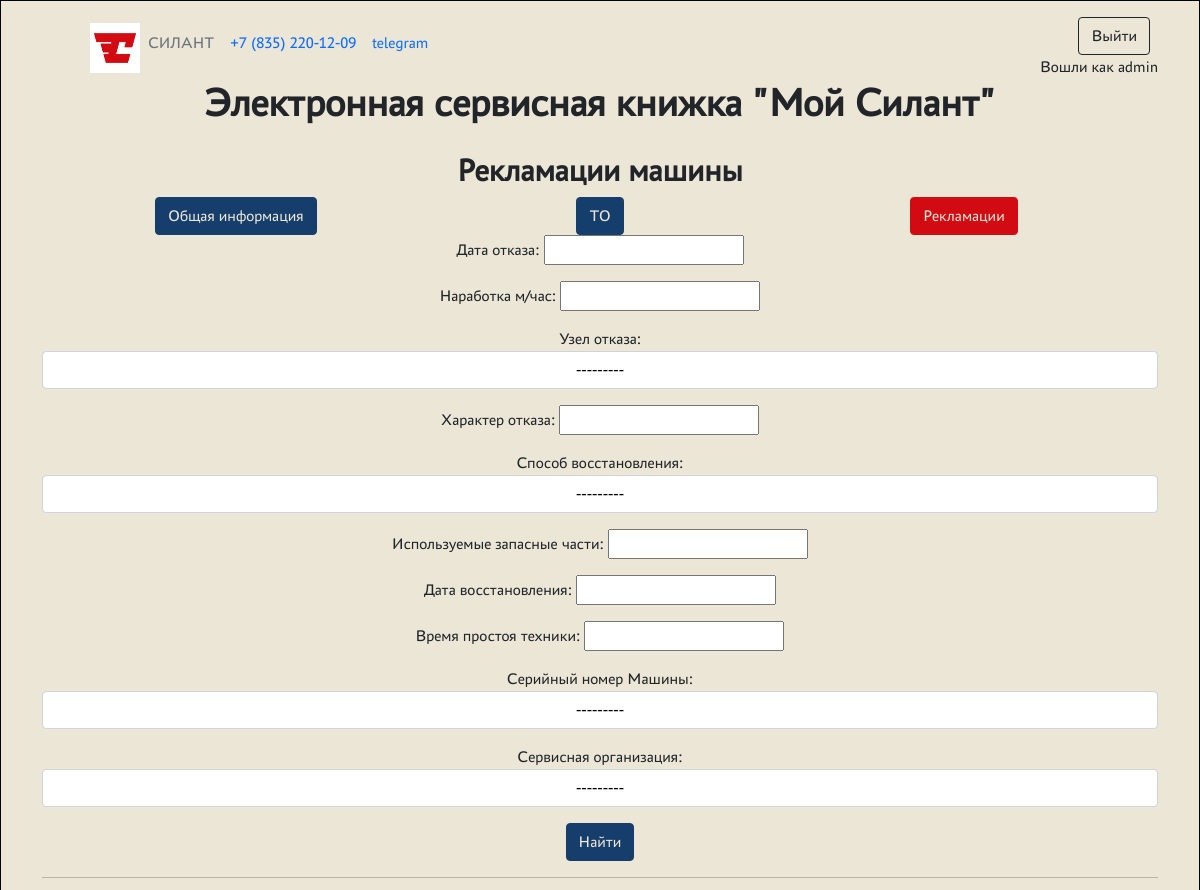
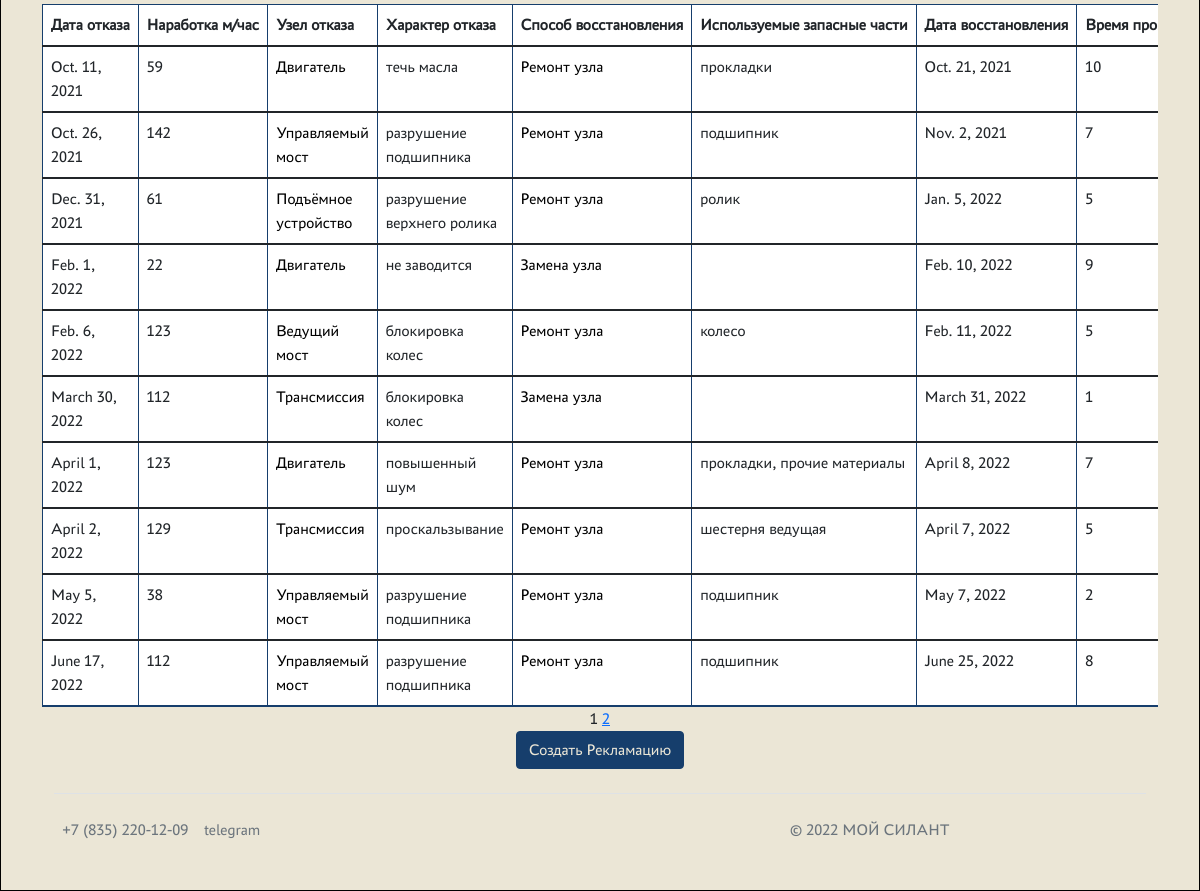
The page /cars/complaints/ (signed in) on the database its author committed (2 pictures, top to bottom).
### backend/models.py (models this page shows, shortened)
class Complaints(models.Model):
    date_of_refusal = models.DateField(verbose_name='Дата отказа')
    operating_time = models.IntegerField(verbose_name='Наработка м/час')
    failure_node = models.ForeignKey(Failure_node, on_delete=models.CASCADE, verbose_name='Узел отказа')
    description_failure = models.TextField(max_length=1024, verbose_name='Характер отказа')
    recovery_method = models.ForeignKey(Recovery_method, on_delete=models.CASCADE, verbose_name='Способ восстановления')
    parts_used = models.TextField(verbose_name='Используемые запасные части', null = True, blank=True)
    date_of_restoration = models.DateField(verbose_name='Дата восстановления')
    equipment_downtime = models.IntegerField(verbose_name='Время простоя техники', null = True, blank=True, editable=False)
    car = models.ForeignKey(Car, on_delete=models.CASCADE, verbose_name='Машина')
    service_company = models.ForeignKey(Service_company, on_delete=models.CASCADE, verbose_name='Сервисная организация')
    class Meta:
        verbose_name = 'Рекламации'
        verbose_name_plural = 'Рекламации'
        ordering = ['date_of_refusal']
        permissions = (
            ('view_complaints_noclient', 'complaints view no client'),
            ('view_complaints_noservice', 'Can view no service')
        )

class Base_dictionary(models.Model):
    name = models.TextField(unique=True, verbose_name='Название')
    description = models.TextField(blank=True, verbose_name='Описание')
    class Meta:
        abstract = True
    def __str__(self):
        return f'{self.name}'

class Failure_node(Base_dictionary):
    class Meta:
        verbose_name = 'Узел отказа'
        verbose_name_plural = 'Узлы отказа'

class Recovery_method(Base_dictionary):
    class Meta:
        verbose_name = 'Способ восстановления'
        verbose_name_plural = 'Способы восстановления'

### backend/views.py (the view)
# urls.py: path('complaints/', ComplaintsListView.as_view()),
class ComplaintsListView(LoginRequiredMixin, ListView):
    model = Complaints
    form_class = ComplaintsForm
    ordering = 'date_of_refusal'
    template_name = 'complaints/complaints.html'
    permission_required = ('silant.view_complaints',)
    context_object_name = 'complaints'
    paginate_by = 10
    def get_queryset(self):
        queryset = super().get_queryset()
        if self.request.user.is_authenticated:
            if self.request.user.has_perm('silant.view_complaints_noclient') == False:
                queryset = Complaints.objects.filter(car__client__user=self.request.user)
            else:
                if self.request.user.has_perm('silant.view_complaints_noservice') == False:
                    queryset = Complaints.objects.filter(service_company__user=self.request.user)
            self.filterset = ComplaintsFilter(self.request.GET, queryset)
        else:
            if not bool(self.request.GET):
                queryset = Complaints.objects.none()
        return self.filterset.qs
    def get_context_data(self, **kwargs):
        context = super().get_context_data(**kwargs)
        context['filterset'] = self.filterset
        return context

### backend/models.py (called while the page is built)
    def __str__(self):
        return f'{self.serial_number}'

### templates/complaints/complaints.html (shortened to what this page needs)
{% extends 'flatpages/default.html' %}
{% block content %}
    <h2><b>Рекламации машины</b></h2>
    {% if user.is_authenticated %}
    <div class="container">
        <div class="row">
        <div class="col">
            <a class="btn btn-silant-blue" href="/cars/">Общая информация</a>
        </div>
        <div class="col">
            <a class="btn btn-silant-blue" href="/cars/maintenances/">ТО </a>
        </div>
        <div class="col">
            <a class="btn btn-silant-red">Рекламации</a>
        </div>
        </div>
    </div>
    {% endif %}
   <form action="" method="get">
        {{ filterset.form.as_p }}
        <input class="btn btn-silant-blue" type="submit" value="Найти" />
    </form>
    <hr>
    {% if complaints %}
        <table class="table">
            <thead>
                <tr>
                    <th scope="col">Дата отказа</th>
                    <th scope="col">Наработка м/час</th>
                    <th scope="col">Узел отказа</th>
                    <th scope="col">Характер отказа</th>
                    <th scope="col">Способ восстановления</th>
                    <th scope="col">Используемые запасные части</th>
                    <th scope="col">Дата восстановления</th>
                    <th scope="col">Время простоя техники</th>
                </tr>
            </thead>
            {% for complaint in complaints %}
                <tbody>
                    <tr>
                        <td>{{ complaint.date_of_refusal }}</td>
                        <td>{{ complaint.operating_time }}</td>
                        <td><a href="dictionary/failureNode/{{complaint.failure_node.id}}/">{{ complaint.failure_node }}</a></td>
                        <td>{{ complaint.description_failure }}</td>
                        <td><a href="dictionary/recoveryMethod/{{complaint.recovery_method.id}}/">{{ complaint.recovery_method }}</a></td>
                        <td>{{ complaint.parts_used }}</td>
                        <td>{{ complaint.date_of_restoration }}</td>
                        <td>{{ complaint.equipment_downtime }}</td>
                    </tr>
                </tbody>
            {% endfor %}
        </table>
    {% else %}
        <h2>Данных пока нет</h2>
    {% endif %}
   {{ page_obj.number }}
   {% if page_obj.has_next %}
       <a href="?page={{ page_obj.next_page_number }}">{{ page_obj.next_page_number }}</a>
   {% endif %}
    <div class="container">
        <div class="row">
            {% if perms.silant.add_complaints %}
                <div class="col">
                    <a class="btn btn-silant-blue" href="/cars/complaints/create/">Создать Рекламацию</a>
                </div>
            {% endif %}
        </div>
    </div>
{% endblock content %}

### templates/flatpages/default.html (shortened to what this page needs)
<!DOCTYPE html>
{% load static %}
<html lang="ru">
<head>
    <link href="{% static 'css/styles.css' %}" rel="stylesheet" />
    <link href="{% static 'css/custom.css' %}" rel="stylesheet" />
</head>
<body>
    <div class="wrapper">
        <header class="p-3 bg-silant-sands text-header">
            <div class="container">
                <div class="d-flex flex-wrap align-items-center justify-content-center justify-content-lg-start">
                    <a href="/" class="d-flex align-items-center mb-2 mb-lg-0 text-header text-decoration-none">
                        <svg class="bi me-2" width="40" height="32" role="img" aria-label="Bootstrap"><use xlink:href="#bootstrap"></use></svg>
                    </a>
                    <ul class="nav col-12 col-lg-auto me-lg-auto mb-2 justify-content-center mb-md-0">
                        <li><img width="50px" height="50px" src="{% static 'media/LogotypeRed.jpg' %}"></li>
                        <li><a href="/cars/" class="nav-link px-2 text-secondary">СИЛАНТ</a></li>
                        <li><a href="tel:88352201209" class="nav-link px-2 text-header">+7 (835) 220-12-09</a></li>
                        <li><a href="https://t.me/chzsa21" class="nav-link px-2 text-header">telegram</a></li>
                    </ul>
                    <div class="text-end">
                        {% if user.is_authenticated %}
                            <ul class="navbar-nav ms-auto">
                                <li class="nav-item">
                                    <a class="btn btn-outline-dark me-2 text-header" href="/accounts/logout/">Выйти</a>
                                </li>
                            </ul>
                            Вошли как {{ request.user.username }}
                        {% else %}
                            <ul class="navbar-nav ms-auto">
                                <li class="nav-item">
                                    <a class="btn btn-outline-dark me-2" href="/accounts/login/">Войти</a>
                                </li>
                            </ul>
                        {% endif %}
                    </div>
                </div>
                <div class="nav col-12 col-lg-auto me-lg-auto mb-2 justify-content-center mb-md-0">
                    <h1><b>Электронная сервисная книжка "Мой Силант"</b></h1>
                </div>
            </div>
        </header>
        <div class="container">
            <div class="row">
                <div class="col-lg-12 text-center">
                    {% block content %}{% endblock content %}
                </div>
            </div>
            <div class="container">
                <footer class="d-flex flex-wrap justify-content-between align-items-end py-3 my-4 border-top">
                    <ul class="nav col-md-4 justify-content-start mb-0 position-relative z-index-1">
                        <li class="nav-item"><a href="tel:88352201209" class="nav-link px-2 text-muted">+7 (835) 220-12-09</a></li>
                        <li class="nav-item"><a href="https://t.me/chzsa21" class="nav-link px-2 text-muted">telegram</a></li>
                    </ul>
                    <p class="col-md-4 mb-0 text-muted p-2 m-0">© 2022 МОЙ СИЛАНТ</p>
                </footer>
            </div>
        </div>
    </body>
</html>

### static/css/custom.css (style rules this page uses)
:root { --silant-blue: #163e6c; --silant-red: #d20a11; --silant-sands: #ebe6d6; }
body { font-family: "PT-Astra-Sans_Regular"; background-color: var(--silant-sands); }
.btn-silant-red { color: var(--silant-sands); background-color: var(--silant-red); border-color: var(--silant-red); }
.btn-silant-blue { color: var(--silant-sands); background-color: var(--silant-blue); border-color: var(--silant-blue); }
.container { overflow: auto; background-color: var(--silant-sands); }
.table { background-color: white; border-bottom: 1px solid var(--silant-blue); border-top: 1px solid var(--silant-blue); border-collapse: collapse; text-align: left; border-spacing: 0; display: block; overflow-x: auto; max-width: fit-content; margin: auto; }
th { border-bottom: 1px solid var(--silant-blue); padding: 2px 2px; white-space: nowrap; }
table a { text-decoration: none; color: black; }
th,td { padding: 2px 5px; border-right: 1px solid var(--silant-blue); border-left: 1px solid var(--silant-blue); }
tr:nth-child(odd) { background: white; }
.wrapper { display: -webkit-flex; display: flex; flex-direction: column; min-height: 100%; margin: 0 auto; border: 1px solid black; }
header { background-color: var(--silant-sands); }
@media (max-width: 1920px) { html { font-size: 19px; } }
@media (max-width: 1366px) { html { font-size: 18px; } }
@media (max-width: 1536px) { html { font-size: 17px; } }
@media (max-width: 1440px) { html { font-size: 16px; } }

### rows shown on the page
Complaints: date_of_refusal "Oct. 11, 2021", operating_time "59", failure_node "Двигатель", description_failure "течь масла", recovery_method "Ремонт узла", parts_used "прокладки", date_of_restoration "Oct. 21, 2021", equipment_downtime "10"
Complaints: date_of_refusal "Oct. 26, 2021", operating_time "142", failure_node "Управляемый мост", description_failure "разрушение подшипника", recovery_method "Ремонт узла", parts_used "подшипник", date_of_restoration "Nov. 2, 2021", equipment_downtime "7"
Complaints: date_of_refusal "Dec. 31, 2021", operating_time "61", failure_node "Подъёмное устройство", description_failure "разрушение верхнего ролика", recovery_method "Ремонт узла", parts_used "ролик", date_of_restoration "Jan. 5, 2022", equipment_downtime "5"
Complaints: date_of_refusal "Feb. 1, 2022", operating_time "22", failure_node "Двигатель", description_failure "не заводится", recovery_method "Замена узла", date_of_restoration "Feb. 10, 2022", equipment_downtime "9"
Complaints: date_of_refusal "Feb. 6, 2022", operating_time "123", failure_node "Ведущий мост", description_failure "блокировка колес", recovery_method "Ремонт узла", parts_used "колесо", date_of_restoration "Feb. 11, 2022", equipment_downtime "5"
Complaints: date_of_refusal "March 30, 2022", operating_time "112", failure_node "Трансмиссия", description_failure "блокировка колес", recovery_method "Замена узла", date_of_restoration "March 31, 2022", equipment_downtime "1"
Complaints: date_of_refusal "April 1, 2022", operating_time "123", failure_node "Двигатель", description_failure "повышенный шум", recovery_method "Ремонт узла", parts_used "прокладки, прочие материалы", date_of_restoration "April 8, 2022", equipment_downtime "7"
Complaints: date_of_refusal "April 2, 2022", operating_time "129", failure_node "Трансмиссия", description_failure "проскальзывание", recovery_method "Ремонт узла", parts_used "шестерня ведущая", date_of_restoration "April 7, 2022", equipment_downtime "5"
Complaints: date_of_refusal "May 5, 2022", operating_time "38", failure_node "Управляемый мост", description_failure "разрушение подшипника", recovery_method "Ремонт узла", parts_used "подшипник", date_of_restoration "May 7, 2022", equipment_downtime "2"
Complaints: date_of_refusal "June 17, 2022", operating_time "112", failure_node "Управляемый мост", description_failure "разрушение подшипника", recovery_method "Ремонт узла", parts_used "подшипник", date_of_restoration "June 25, 2022", equipment_downtime "8"

### other values the page prints
{{ request.user.username }} "admin"
{{ page_obj.number }} "1"
{{ page_obj.next_page_number }} "2"
